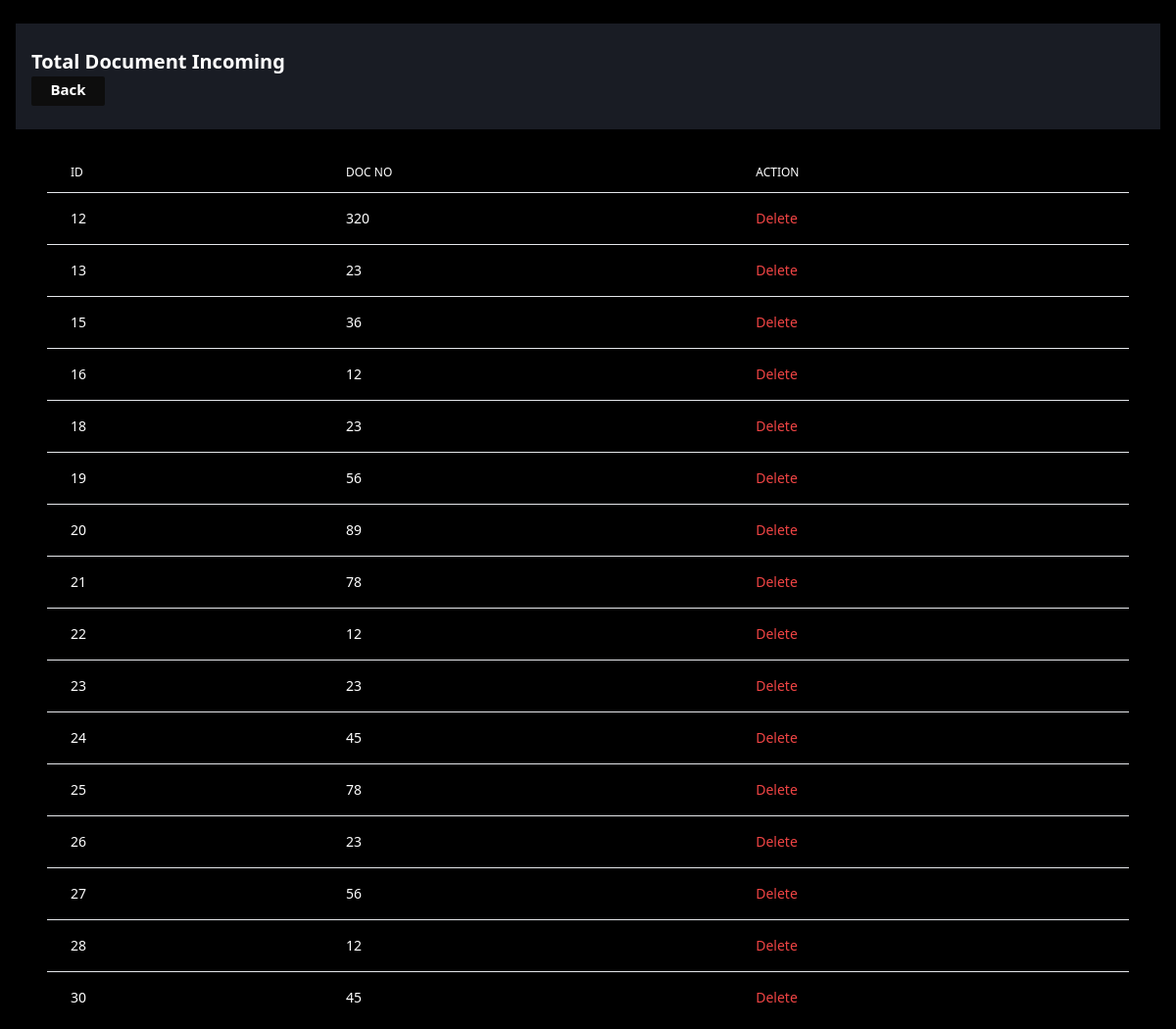
/components/show_admin_doc_inc.php, run on the app's committed database.
### tables this page shows
CREATE TABLE `document_inner_incoming` (
  `dii_id` int(11) NOT NULL,
  `dii_documentno` int(200) NOT NULL
);

### components/show_admin_doc_inc.php (the view, shortened to what this page needs)
<?php include('../Html/html_start.php'); ?>
<div class="grid px-4 items-start bg-[#000000] h-screen overflow-y-auto">
    <div class="grid items-center ">
        <div class="grid items-start my-6 px-4 py-6 bg-[#191C24] xl:my-4">
            <p class="text-white font-semibold text-[20px]">Total Document Incoming
            </p>
            <div class="grid items-center space-y-3 xl:grid-cols-5 xl:space-x-4 xl:space-y-0 xl:py-4">
                <div class="flex items-center text-white space-x-2.5 font-semibold ">
                    <div class="xl:mt-8">
                        <a href="../Dashboard/admin_dashboard.php">
                            <p class="bg-[#0D0D0D] h-[30px]  w-[75px] text-[15px] rounded-sm text-center pt-0.5">Back
                            </p>
                        </a>
                    </div>
                </div>
            </div>
        </div>
        <div class="flex flex-col px-8 text-white">
            <div class="-m-1.5 overflow-x-auto">
                <div class="p-1.5 min-w-full inline-block align-middle">
                    <div class="overflow-hidden">
                        <table class="min-w-full divide-y divide-black-200 ">
                            <thead>
                                <tr>
                                    <th scope="col" class="px-6 py-3 text-left text-xs font-medium text-black-500 uppercase">
                                        Id</th>
                                    <th scope="col" class="px-6 py-3 text-left text-xs font-medium text-black-500 uppercase">Doc No
                                    </th>
                                    <th scope="col" class="px-6 py-3 text-left text-xs font-medium text-black-500 uppercase">Action
                                    </th>
                                </tr>
                            </thead>
                            <?php
                            include '../connection/conn.php';
                            $query = "SELECT * FROM `document_inner_incoming`";
                            $select = mysqli_query($con, $query);
                            ?>
                            <tbody class="divide-y divide-black-200 ">
                                <?php foreach ($select as $row) : ?>
                                    <tr class="">
                                        <td class="px-6 py-4 whitespace-nowrap text-sm font-medium  ">
                                            <?= $row['dii_id'] ?>
                                        </td>
                                        <td class="px-6 py-4 whitespace-nowrap text-sm font-medium  ">
                                            <?= $row['dii_documentno'] ?>
                                        </td>
                                        <td class="px-6 py-4 whitespace-nowrap  text-sm font-medium">
                                            <a href="../components/show_admin_doc_inc.php?delete=<?= $row['dii_id'] ?>" class="text-red-500 " href="#">Delete</a>
                                        </td>
                                    </tr>
                                <?php endforeach; ?>
                            </tbody>
                        </table>
                    </div>
                </div>
            </div>
        </div>
    </div>
</div>

### data on the page
document_inner_incoming: dii_id "12", dii_documentno "320"
document_inner_incoming: dii_id "13", dii_documentno "23"
document_inner_incoming: dii_id "15", dii_documentno "36"
document_inner_incoming: dii_id "16", dii_documentno "12"
document_inner_incoming: dii_id "18", dii_documentno "23"
document_inner_incoming: dii_id "19", dii_documentno "56"
document_inner_incoming: dii_id "20", dii_documentno "89"
document_inner_incoming: dii_id "21", dii_documentno "78"
document_inner_incoming: dii_id "22", dii_documentno "12"
document_inner_incoming: dii_id "23", dii_documentno "23"
document_inner_incoming: dii_id "24", dii_documentno "45"
document_inner_incoming: dii_id "25", dii_documentno "78"
document_inner_incoming: dii_id "26", dii_documentno "23"
document_inner_incoming: dii_id "27", dii_documentno "56"
document_inner_incoming: dii_id "28", dii_documentno "12"
document_inner_incoming: dii_id "30", dii_documentno "45"
